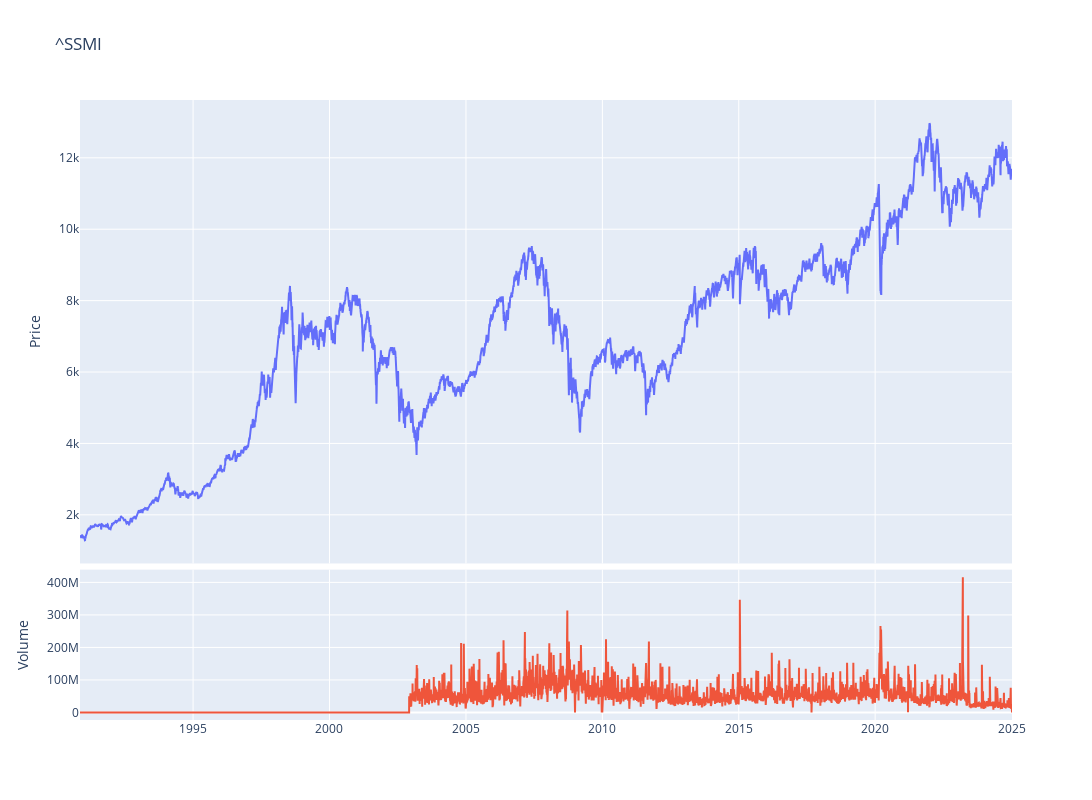

The code cell stored with this chart in its notebook:
### Code cell
fig = make_subplots(rows=4, cols=1,shared_xaxes=True,vertical_spacing=0.01,specs=[[{'rowspan':3,'colspan':1}],[None],[None],[{'rowspan':1,'colspan':1}]])

# Graph (1,1)
fig.add_trace(go.Scatter(x=stock_ticker.index,y=stock_ticker['Adj Close'],mode="lines",name=f"{ticker}"),row=1, col=1)
# Update xaxis properties
fig.update_yaxes(title_text="Price", row=1, col=1)

# Graph (4,1)
fig.add_trace(go.Scatter(x=stock_ticker.index,y=stock_ticker['Volume'],mode="lines",name='Volume'),row=4, col=1)
fig.update_yaxes(title_text="Volume", row=4, col=1)

fig.update_layout(height=800, width=1300,showlegend=False,title=f"{ticker}")

fig.show()

### Figure 1 — Plotly figure (JSON) as saved in the notebook; plotly's stock layout.template omitted (floating-point values rounded to 4 significant figures; data arrays with more than 128 entries replaced by an {"elided": "..."} marker saying what was removed)
{"data": [{"mode": "lines", "name": "^SSMI", "type": "scatter", "x": {"elided": "8577 str values"}, "xaxis": "x", "y": {"elided": "8577 float values"}, "yaxis": "y"}, {"mode": "lines", "name": "Volume", "type": "scatter", "x": {"elided": "8577 str values"}, "xaxis": "x2", "y": {"elided": "8577 int values"}, "yaxis": "y2"}], "layout": {"height": 800, "showlegend": false, "title": {"text": "^SSMI"}, "width": 1300, "xaxis": {"anchor": "y", "domain": [0, 1], "matches": "x2", "showticklabels": false}, "xaxis2": {"anchor": "y2", "domain": [0, 1]}, "yaxis": {"anchor": "x", "domain": [0.2525, 1], "title": {"text": "Price"}}, "yaxis2": {"anchor": "x2", "domain": [0, 0.2425], "title": {"text": "Volume"}}}}
